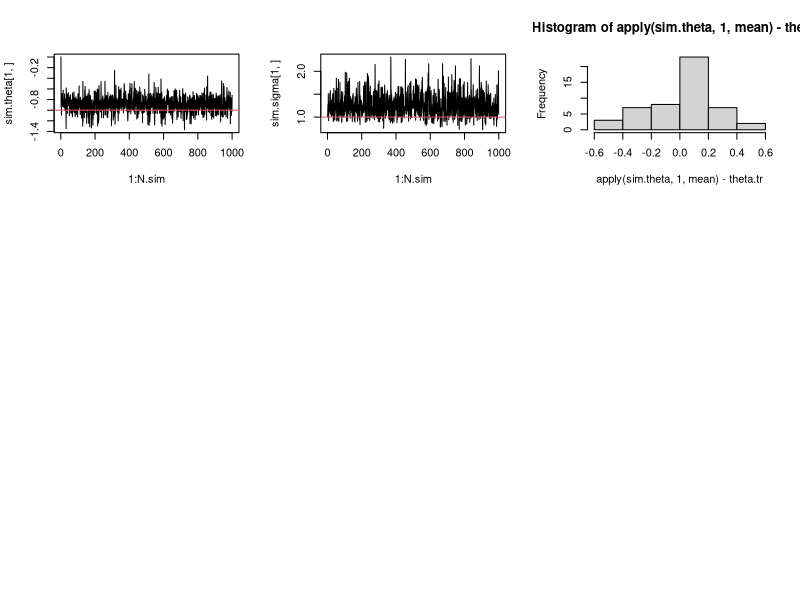
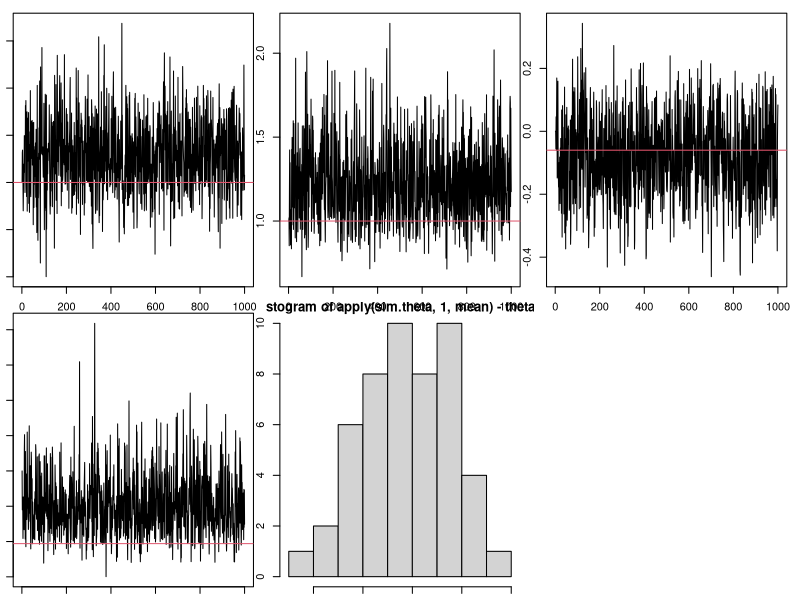

Source code (R) for these figures, in order:
####################################################################################################################################
# A Gibbs sampler example
# Assume X_ij ~ N(\theta_i, \sigma^2_i), where X_ij denotes the differential expression of gene i in subject j between two condidtions (say two different tissues)
# Prior: \theta_i \sim N(\mu_\theta, \tau); \sigma^2_i \sim IG(a_\sigma, b_\sigma)
# Data: n genes in k samples. So X = [X_ij]_(n by k)
###################################################################################################################################



############
set.seed(1234)
library(pscl)  # loading pscl package, to use inverse gamma distribution


n <- 50
k <- 50



########## Simulate Gene expression data from a  model a #########
sim.data.sens.model <- function(theta, sd.theta){
        x <- NULL
    
    for(i in 1:n){
        x <- rbind(x, rnorm(k, theta[i], sd.theta[i] ) )
    }
    #x <- t(x)
    return(x)
}
################################################################################################


###### Data matrix x is nxk, each column a gene, each row a sample #####


theta.tr <- sample(c(1,-1,0),n,replace=TRUE) ## the true mean expression is centered at -1, 0, or 1, only three values
##theta.tr
sigma.tr <- c(rep(1^2, n/2), rep(2^2, n/2))  ## the true var expression is 1 for the first half (n/2) genes and 4 for the second half
##sigma.tr


x <- sim.data.sens.model(theta=theta.tr, sd.theta=sqrt(sigma.tr))


#### MCMC Simulation ####
xbar <- apply(x, 1, mean) ## xbar is the row mean of x, which is \sum_j x_{ij} / k

N.sim <- 1000 ## N.sim is the number of iterations in the MCMC



## Prior and hyperparameters a0, b0, and var of delta
a.sigma <- 2; b.sigma <- 5### This gives an inverse gamma prior for sigma^2_i with mean 5 and variance infinity. IG mean b/(a-1); var b^2/(a-1)^2/(a-2) for a>2
mean.theta <- 0
tau <- 10^2


a.tau <- 2; b.tau <- 5 ### This gives an inverse gamma prior for tau with mean 5 and variance infinity. IG mean b/(a-1); var b^2/(a-1)^2/(a-2) for a>2


#### Initialize  #####

sim.sigma <- matrix(rep(1, n*N.sim), ncol=N.sim)
sim.theta <- matrix(rep(0, n*N.sim), ncol=N.sim)




par(mfrow=c(3,3)) ### for plotting


for(NN in 1:(N.sim-1)){

   ##### Assume sim.sigma is first initialized (=1), MCMC proceeds by sampling theta_i, sigma^2_i, mean.theta, tau  ######
    
    ## sample all the theta_i's
    for(i in  1:n){
        w <- ( sim.sigma[i, NN] / k ) / ( sim.sigma[i, NN] / k + tau )
        curr.draw <- rnorm(n=1, mean = w * mean.theta + (1-w) * xbar[i], sd = sqrt(w * tau) )
        sim.theta[i, NN+1] <- curr.draw
    }
    
    ## sample all the sigma^2_i's
    for(i in 1:n){
        ss.x <- sum( (x[i, ] - sim.theta[i, NN+1])^2 )
        curr.draw <- rigamma(n=1, alpha= a.sigma + 0.5 * k , beta= b.sigma + 0.5 * ss.x)
        sim.sigma[i, NN+1] <- curr.draw
    }
    

}

##for(i in 1:n){
plot(1:N.sim, sim.theta[1,], "l")  ## trace plot
abline(theta.tr[1], 0, col=2)

plot(1:N.sim, sim.sigma[1,], "l") ## trace plot
abline(sigma.tr[1], 0, col=2)

hist(apply(sim.theta, 1, mean)-theta.tr)  ## Histogram of the bias between posterior mean and the truth for each gene



###################################
#### Questions
# Q1: which genes are differentially expressed defined as theta_i > 0? See below for code. df.pp contains the pr(theta_i>0 |data)

# df.pp <- NULL
# for(i in 1:n){
#     df.pp <- c(df.pp, mean(sim.theta[i,]>0))
# }
# plot(df.pp)


# Q2: If we want to get more accurate estimates of the gene expression theta_i's, which number should we increase in the experiment?

# k, the sample size

# Q3: If we assume \theta_i \iid~ N(theta_0, \tau), i.e., the prior mean  E(theta_i) = theta_0 and variance var(theta_i) = \tau. Assume theta_0 ~ N(mean.theta0=0, var.theta0=10^2) and \tau ~ Inverse Gamma distribution IG(a.tau, b.tau). Generate MCMC samples now including theta_0 and \tau





###### Data matrix x is nxk, each column a gene, each row a sample #####


theta.tr <- sample(c(1,-1,0),n,replace=TRUE) ## the true mean expression is centered at -1, 0, or 1, only three values
##theta.tr
sigma.tr <- c(rep(1^2, n/2), rep(2^2, n/2))  ## the true var expression is 1 for the first half (n/2) genes and 4 for the second half
##sigma.tr


x <- sim.data.sens.model(theta=theta.tr, sd.theta=sqrt(sigma.tr))


#### MCMC Simulation ####
xbar <- apply(x, 1, mean) ## xbar is the column mean of x, which is \sum_j x_{ij} / k

N.sim <- 1000 ## N.sim is the number of iterations in the MCMC



## Prior and hyperparameters a0, b0, and var of delta
a.sigma <- 2; b.sigma <- 5### This gives an inverse gamma prior for sigma^2_i with mean 5 and variance infinity. IG mean b/(a-1); var b^2/(a-1)^2/(a-2) for a>2
mean.theta <- 0
var.theta <- 10^2


a.tau <- 2; b.tau <- 5 ### This gives an inverse gamma prior for tau with mean 5 and variance infinity. IG mean b/(a-1); var b^2/(a-1)^2/(a-2) for a>2


#### Initialize  #####

sim.sigma <- matrix(rep(1, n*N.sim), ncol=N.sim)
sim.theta <- matrix(rep(0, n*N.sim), ncol=N.sim)


mean.theta0 <- 0; var.theta0 <- 10^2

sim.theta0 <- rep(0, N.sim)
sim.tau <- rep(1, N.sim)



par(mfrow=c(2,3)) ### for plotting
par(mar=c(1,1,1,1))


for(NN in 1:(N.sim-1)){
    
    ##### Assume sim.sigma is first initialized (=1), MCMC proceeds by sampling theta_i, sigma^2_i, mean.theta, tau  ######
    
    ## sample all the theta_i's
    for(i in  1:n){
        w <- ( sim.sigma[i, NN] / k ) / ( sim.sigma[i, NN] / k + sim.tau[NN] )
        curr.draw <- rnorm(n=1, mean = w * sim.theta0[NN] + (1-w) * xbar[i], sd = sqrt(w * sim.tau[NN]) )
        sim.theta[i, NN+1] <- curr.draw
    }
    
    ## sample all the sigma^2_i's
    for(i in 1:n){
        ss.x <- sum( (x[i, ] - sim.theta[i, NN+1])^2 )
        curr.draw <- rigamma(n=1, alpha= a.sigma + 0.5 * k , beta= b.sigma + 0.5 * ss.x)
        sim.sigma[i, NN+1] <- curr.draw
    }
    
    
    ## sample theta0
    theta.bar <- mean(sim.theta[,NN+1])
    w0 <- (sim.tau[NN]/n) / (sim.tau[NN]/n + var.theta0)
    sim.theta0[NN+1] <- rnorm(n=1, mean = w0 * mean.theta0 + (1-w0) * theta.bar, sd = sqrt(w0 * var.theta0) )
    
    ## sample tau
    sim.tau[NN+1] <- rigamma(n=1, alpha = a.tau + 0.5 * n, b.tau + 0.5* sum( (sim.theta[,NN+1] - sim.theta0[NN+1])^2 ) )
    
}

##for(i in 1:n){
plot(1:N.sim, sim.theta[1,], "l")
abline(theta.tr[1], 0, col=2)

plot(1:N.sim, sim.sigma[1,], "l")
abline(sigma.tr[1], 0, col=2)

plot(1:N.sim, sim.theta0, "l")
abline(mean(theta.tr), 0, col=2)

plot(1:N.sim, sim.tau, "l")
abline(var(theta.tr), 0, col=2)

hist(apply(sim.theta, 1, mean)-theta.tr)
